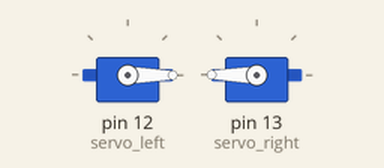
The sketch below on a simulated Arduino Uno, built with avr-gcc and run on an emulated ATmega328P. On the bench: 2 × servo.

Above: at 0.05 s.
At 3.4 s:
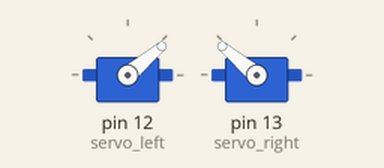
At 6.75 s:
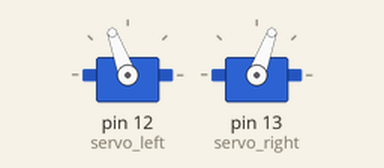
At 13.5 s:
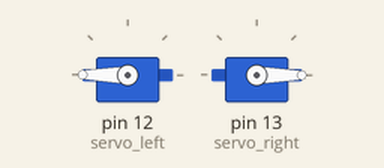
Timing chart, 0 to 17.6 s (numbered marks = the images above):
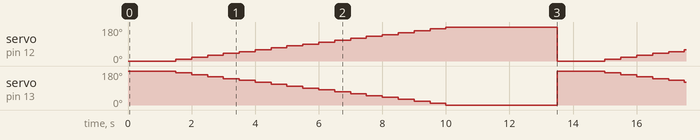

Measured:
- by itself, servo on pin 12 (servo_left): repeats every 13.5 s: 20° 0.50 s, 30° 0.50 s, 40° 0.50 s, 50° 0.50 s, 60° 0.50 s, 70° 0.50 s, 80° 0.50 s, 90° 0.50 s, 100° 0.50 s, 110° 0.50 s, 120° 0.50 s, 130° 0.50 s, 140° 0.50 s, 150° 0.50 s, 160° 0.50 s, 170° 0.50 s, 180° 3.5 s, 0° 1.5 s, 10° 0.50 s
- by itself, servo on pin 13 (servo_right): repeats every 13.5 s: 160° 0.50 s, 150° 0.50 s, 140° 0.50 s, 130° 0.50 s, 120° 0.50 s, 110° 0.50 s, 100° 0.50 s, 90° 0.50 s, 80° 0.50 s, 70° 0.50 s, 60° 0.50 s, 50° 0.50 s, 40° 0.50 s, 30° 0.50 s, 20° 0.50 s, 10° 0.50 s, 0° 3.5 s, 180° 1.5 s, 170° 0.50 s

The sketch:

servo_test.ino
```cpp
#include<Servo.h>
Servo servo_left;
Servo servo_right;

void setup() {
  Serial.begin(9600);
}

void loop() {
  servo_left.attach(12);
  servo_right.attach(13);

  servo_left.write(0);
  servo_right.write(180);
  delay(1000);

  for(int i = 0; i < 181; i += 10) {
    servo_left.write(i);
    servo_right.write(180 - i);
    delay(500);
  }

  servo_left.detach();
  servo_right.detach();
  delay(3000);
}
```
